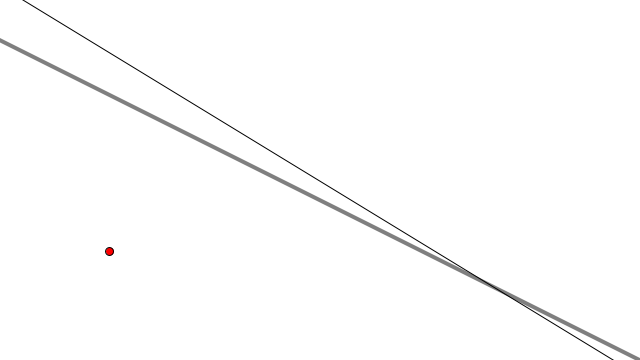
Frame 1 (no input)
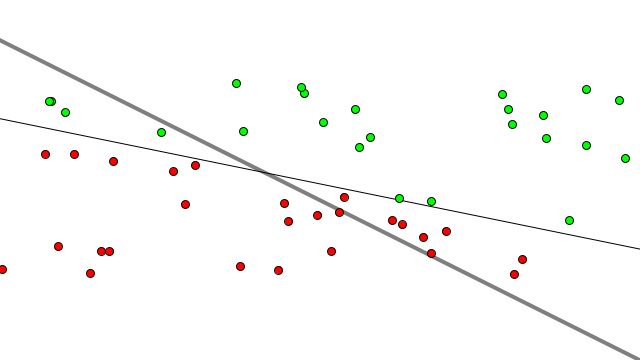
Frame 60 (the mouse pressed at the canvas centre just before this capture)
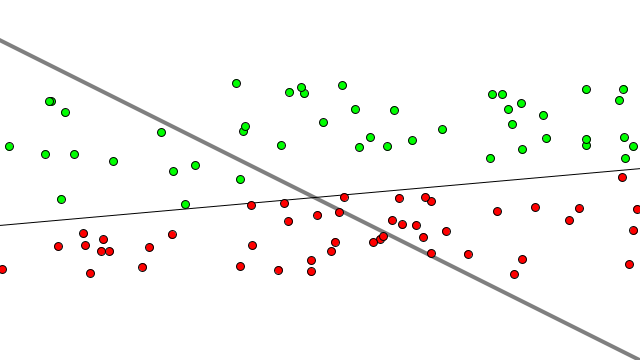
Frame 120 (the mouse held since frame 60 and released just before this capture)

The Processing sketch that drew these frames (run headless with seeded random() and noise(); from frame 60 on, the mouse is pressed at the canvas centre):

// Processing sketch: sketch
// ── sketch.pde
// Modelling of the Perceptron
// Rosenblatt, Frank. The perceptron, a perceiving and recognizing automaton Project Para. Cornell Aeronautical Laboratory, 1957.
// Florent Dufour - 2018

final int FRAME_RATE = 6;
final int TRAINING_SIZE = 3000;
// The Perceptron
Perceptron p;
// Training set
Trainer[] training = new Trainer[TRAINING_SIZE];
int count = 0;
// Coordinate space
float xmin = -400;
float ymin = -100;
float xmax =  400;
float ymax =  100;
// The linear function: y = 2x + 1
float f(float x) {
  return 0.5 * x + 20;
}

void setup() {
  // Setup visual stuff
  size(640, 360);
  frameRate(FRAME_RATE);
  
  // Setup the Perceptron
  p = new Perceptron(3, 0.0001); // 2D + Bias, low learning rate
    
  // Setup training points
  for (int i = 0; i < training.length; i++) {
    float x = random(xmin, xmax);
    float y = random(ymin, ymax);
    int answer = 1;
    if (y < f(x)) answer = -1;
    training[i] = new Trainer(x, y, answer);
  }
}

void draw() {
  background(255);
  // Translate for humans
  translate(width/2, height/2);
  // Draw the f(x) line
  strokeWeight(4);
  stroke(127);
  float x1 = xmin;
  float y1 = f(x1);
  float x2 = xmax;
  float y2 = f(x2);
  line(x1,y1,x2,y2);
  // Draw the line based on the current weights
  // Formula is weights[0]*x + weights[1]*y + weights[2] = 0
  stroke(0);
  strokeWeight(1);
  float[] weights = p.weights;
  x1 = xmin;
  y1 = (-weights[2] - weights[0]*x1)/weights[1];
  x2 = xmax;
  y2 = (-weights[2] - weights[0]*x2)/weights[1];
  line(x1,y1,x2,y2);
  
  // Train: 1 data point = 1 frame
  p.train(training[count].inputs, training[count].answer);
  count = (count + 1);
  
  // Draw all the points
  for (int i = 0; i < count; i++) {
    stroke(0);
    strokeWeight(1);
    fill(255, 0, 0);
    int guess = p.feedForward(training[i].inputs);
    if (guess > 0) fill(0, 255, 0);
    ellipse(training[i].inputs[0], training[i].inputs[1], 8, 8);
  }
  println("\r > " + count);
  if(count == TRAINING_SIZE) stop();
}

// ── Perceptron.pde
/*
 * A Perceptron
 */
class Perceptron {
   /** Input weights we keep track of */
  float[] weights;
  /** The learning rate */
  float c;
  
  /** Init a Perceptron with random weights */
  Perceptron(int n, float c) {
    weights = new float[n];
    for(int i = 0; i < weights.length; i++) {
      weights[i] = random(-1, 1);
    }
    this.c = c;
  }
  
  /** Train the perceptron */
  void train(float[] inputs, int desired) {
    // We guess
    int guess = this.feedForward(inputs);
    // We fail
    float loss = desired - guess;
    // We adapt
    for(int i = 0; i < weights.length; i++) {
      weights[i] += c * loss * inputs[i];
    }
  }
  
  /** Takes the inputs and give an output */
  int feedForward(float[] inputs) {
    float sum = 0;
    for(int i = 0; i < weights.length; i++) {
      sum += inputs[i]*weights[i];
    }
    return activate(sum);
  }
  
  // ------------------------
  // Helpers
  
  int activate(float activation) {
    if (activation > 0) return 1;
    else return -1;
  }
  
  String toString() {
    String s = new String();
    s += "== PERCEPTRON ==\n";
    for(int i = 0; i < weights.length; i++) {
      s += "weight " + i + ": " + weights[i] + "\n";
    }
    return s;
  }
}

// ── Trainer.pde
/**
 * A training point 
 */
class Trainer {
  
  float[] inputs;
  int answer;
  
  Trainer(float x, float y, int a) {
    inputs = new float[3];
    inputs[0] = x;
    inputs[1] = y;
    inputs[2] = 1; // Bias
    answer = 1;
  }
 
}
